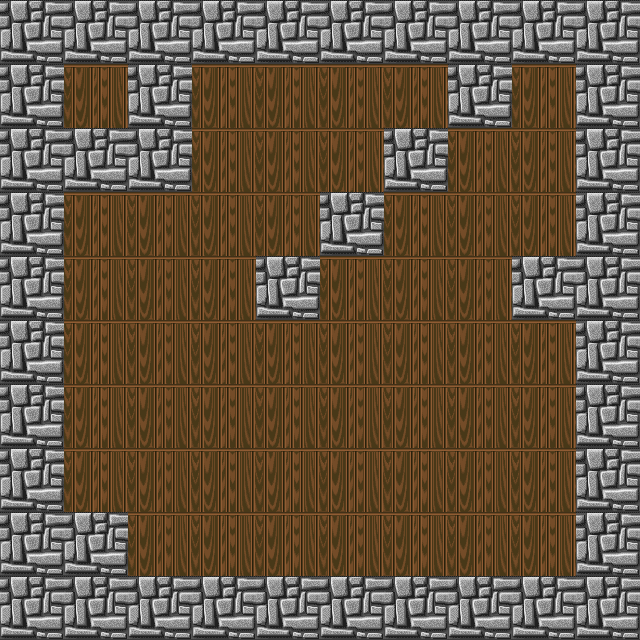

This is a level from a 2D game, rendered from its Tiled map with the project's own tilesets. A one-line summary and the complete map file follow:
An orthogonal 10x10 tile map with 64x64 px tiles, 4 tile layers (floor, lights, ceil, walls), 6 tilesets and 1 object.

<map version="1.2" tiledversion="1.2.4" orientation="orthogonal" renderorder="right-up" width="10" height="10" tilewidth="64" tileheight="64" infinite="0" nextlayerid="14" nextobjectid="6">
 <tileset firstgid="1" source="../tilesets/main.tsx" />
 <tileset firstgid="38" source="../tilesets/objects.tsx" />
 <tileset firstgid="43" source="../tilesets/lights.tsx" />
 <tileset firstgid="203" source="../tilesets/enemies.tsx" />
 <tileset firstgid="206" source="../tilesets/pickups.tsx" />
 <tileset firstgid="209" source="../tilesets/game_objects.tsx" />
 <layer id="10" name="floor" width="10" height="10">
  <data encoding="csv">
5,5,5,5,5,5,5,5,5,5,
5,5,5,5,5,5,5,5,5,5,
5,5,5,5,5,5,5,5,5,5,
5,5,5,5,5,5,5,5,5,5,
5,5,5,5,5,5,5,5,5,5,
5,5,5,5,5,5,5,5,5,5,
5,5,5,5,5,5,5,5,5,5,
5,5,5,5,5,5,5,5,5,5,
5,5,5,5,5,5,5,5,5,5,
5,5,5,5,5,5,5,5,5,5
</data>
 </layer>
 <layer id="11" name="lights" width="10" height="10">
  <data encoding="csv">
0,0,0,0,0,0,0,0,0,0,
0,0,0,0,0,0,0,0,0,0,
0,0,0,0,0,0,0,0,0,0,
0,0,0,0,0,0,0,0,0,0,
0,0,0,0,0,0,0,0,0,0,
0,0,0,0,0,0,0,0,0,0,
0,0,0,0,0,0,0,0,0,0,
0,0,0,0,0,0,0,0,0,0,
0,0,0,0,0,0,0,0,0,0,
0,0,0,0,0,0,0,0,0,0
</data>
 </layer>
 <layer id="12" name="ceil" width="10" height="10">
  <data encoding="csv">
0,0,0,0,0,0,0,0,0,0,
0,0,0,0,0,0,0,0,0,0,
0,0,0,0,0,0,0,0,0,0,
0,0,0,0,0,0,0,0,0,0,
0,0,0,0,0,0,0,0,0,0,
0,0,0,0,0,0,0,0,0,0,
0,0,0,0,0,0,0,0,0,0,
0,0,0,0,0,0,0,0,0,0,
0,0,0,0,0,0,0,0,0,0,
0,0,0,0,0,0,0,0,0,0
</data>
 </layer>
 <objectgroup id="9" name="pickups" />
 <objectgroup id="8" name="enemies" />
 <objectgroup id="5" name="objects">
  <object id="5" gid="39" x="256" y="384" width="64" height="64">
   <properties>
    <property name="spawn_point" type="bool" value="true" />
   </properties>
  </object>
 </objectgroup>
 <layer id="13" name="walls" width="10" height="10">
  <data encoding="csv">
4,4,4,4,4,4,4,4,4,4,
4,0,4,0,0,0,0,4,0,4,
4,4,4,0,0,0,4,0,0,4,
4,0,0,0,0,4,0,0,0,4,
4,0,0,0,4,0,0,0,4,4,
4,0,0,0,0,0,0,0,0,4,
4,0,0,0,0,0,0,0,0,4,
4,0,0,0,0,0,0,0,0,4,
4,4,0,0,0,0,0,0,0,4,
4,4,4,4,4,4,4,4,4,4
</data>
 </layer>
</map>
